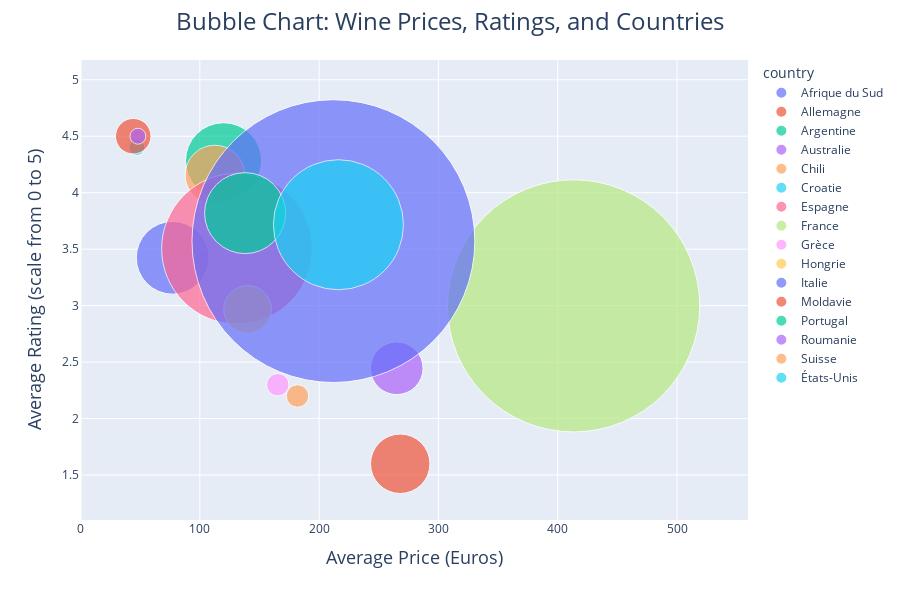

Notebook cell for this chart:
### Markdown cell above
### Exploratory analysis about countries : Bubble chart for countries information (wine count, average rating, median price)

### Code cell
selection_sales_df = selection_sales_df[selection_sales_df['country'] != 'Israël']

# Aggregating data per country
aggregated_data = selection_sales_df.groupby('country').agg(median_price=('liter_price_euros', 'median'),avg_rating=('vintage_ratings_average', 'mean'),rating_count=('vintage_rating_count', 'count')).reset_index()

# Bubble chart parameters
fig = px.scatter(
    aggregated_data,
    x='median_price',
    y='avg_rating',
    size='rating_count',
    color='country',
    hover_name='country',
    size_max=200,
    height=600
)

# Adjusting the titles and font sizes
fig.update_layout(
    title={
        'text': 'Bubble Chart: Wine Prices, Ratings, and Countries',
        'font': {'size': 24}, 
        'x': 0.5,
        'xanchor': 'center'
    },
    xaxis_title={
        'text': 'Average Price (Euros)',
        'font': {'size': 18} 
    },
    yaxis_title={
        'text': 'Average Rating (scale from 0 to 5)',
        'font': {'size': 18} 
    }
)

fig.show()

### Figure 1 — Plotly figure (JSON) as saved in the notebook; plotly's stock layout.template omitted (floating-point values rounded to 4 significant figures)
{"data": [{"hovertemplate": "<b>%{hovertext}</b><br><br>country=Afrique du Sud<br>median_price=%{x}<br>avg_rating=%{y}<br>rating_count=%{marker.size}<extra></extra>", "hovertext": ["Afrique du Sud"], "legendgroup": "Afrique du Sud", "marker": {"color": "#636efa", "size": [21], "sizemode": "area", "sizeref": 0.007925, "symbol": "circle"}, "mode": "markers", "name": "Afrique du Sud", "orientation": "v", "showlegend": true, "type": "scatter", "x": [77.27], "xaxis": "x", "y": [3.424], "yaxis": "y"}, {"hovertemplate": "<b>%{hovertext}</b><br><br>country=Allemagne<br>median_price=%{x}<br>avg_rating=%{y}<br>rating_count=%{marker.size}<extra></extra>", "hovertext": ["Allemagne"], "legendgroup": "Allemagne", "marker": {"color": "#EF553B", "size": [14], "sizemode": "area", "sizeref": 0.007925, "symbol": "circle"}, "mode": "markers", "name": "Allemagne", "orientation": "v", "showlegend": true, "type": "scatter", "x": [268], "xaxis": "x", "y": [1.6], "yaxis": "y"}, {"hovertemplate": "<b>%{hovertext}</b><br><br>country=Argentine<br>median_price=%{x}<br>avg_rating=%{y}<br>rating_count=%{marker.size}<extra></extra>", "hovertext": ["Argentine"], "legendgroup": "Argentine", "marker": {"color": "#00cc96", "size": [23], "sizemode": "area", "sizeref": 0.007925, "symbol": "circle"}, "mode": "markers", "name": "Argentine", "orientation": "v", "showlegend": true, "type": "scatter", "x": [119.9], "xaxis": "x", "y": [4.283], "yaxis": "y"}, {"hovertemplate": "<b>%{hovertext}</b><br><br>country=Australie<br>median_price=%{x}<br>avg_rating=%{y}<br>rating_count=%{marker.size}<extra></extra>", "hovertext": ["Australie"], "legendgroup": "Australie", "marker": {"color": "#ab63fa", "size": [11], "sizemode": "area", "sizeref": 0.007925, "symbol": "circle"}, "mode": "markers", "name": "Australie", "orientation": "v", "showlegend": true, "type": "scatter", "x": [265.1], "xaxis": "x", "y": [2.445], "yaxis": "y"}, {"hovertemplate": "<b>%{hovertext}</b><br><br>country=Chili<br>median_price=%{x}<br>avg_rating=%{y}<br>rating_count=%{marker.size}<extra></extra>", "hovertext": ["Chili"], "legendgroup": "Chili", "marker": {"color": "#FFA15A", "size": [14], "sizemode": "area", "sizeref": 0.007925, "symbol": "circle"}, "mode": "markers", "name": "Chili", "orientation": "v", "showlegend": true, "type": "scatter", "x": [112.6], "xaxis": "x", "y": [4.157], "yaxis": "y"}, {"hovertemplate": "<b>%{hovertext}</b><br><br>country=Croatie<br>median_price=%{x}<br>avg_rating=%{y}<br>rating_count=%{marker.size}<extra></extra>", "hovertext": ["Croatie"], "legendgroup": "Croatie", "marker": {"color": "#19d3f3", "size": [1], "sizemode": "area", "sizeref": 0.007925, "symbol": "circle"}, "mode": "markers", "name": "Croatie", "orientation": "v", "showlegend": true, "type": "scatter", "x": [47.2], "xaxis": "x", "y": [4.4], "yaxis": "y"}, {"hovertemplate": "<b>%{hovertext}</b><br><br>country=Espagne<br>median_price=%{x}<br>avg_rating=%{y}<br>rating_count=%{marker.size}<extra></extra>", "hovertext": ["Espagne"], "legendgroup": "Espagne", "marker": {"color": "#FF6692", "size": [90], "sizemode": "area", "sizeref": 0.007925, "symbol": "circle"}, "mode": "markers", "name": "Espagne", "orientation": "v", "showlegend": true, "type": "scatter", "x": [131.2], "xaxis": "x", "y": [3.504], "yaxis": "y"}, {"hovertemplate": "<b>%{hovertext}</b><br><br>country=France<br>median_price=%{x}<br>avg_rating=%{y}<br>rating_count=%{marker.size}<extra></extra>", "hovertext": ["France"], "legendgroup": "France", "marker": {"color": "#B6E880", "size": [252], "sizemode": "area", "sizeref": 0.007925, "symbol": "circle"}, "mode": "markers", "name": "France", "orientation": "v", "showlegend": true, "type": "scatter", "x": [413.3], "xaxis": "x", "y": [2.998], "yaxis": "y"}, {"hovertemplate": "<b>%{hovertext}</b><br><br>country=Grèce<br>median_price=%{x}<br>avg_rating=%{y}<br>rating_count=%{marker.size}<extra></extra>", "hovertext": ["Grèce"], "legendgroup": "Grèce", "marker": {"color": "#FF97FF", "size": [2], "sizemode": "area", "sizeref": 0.007925, "symbol": "circle"}, "mode": "markers", "name": "Grèce", "orientation": "v", "showlegend": true, "type": "scatter", "x": [165.3], "xaxis": "x", "y": [2.3], "yaxis": "y"}, {"hovertemplate": "<b>%{hovertext}</b><br><br>country=Hongrie<br>median_price=%{x}<br>avg_rating=%{y}<br>rating_count=%{marker.size}<extra></extra>", "hovertext": ["Hongrie"], "legendgroup": "Hongrie", "marker": {"color": "#FECB52", "size": [9], "sizemode": "area", "sizeref": 0.007925, "symbol": "circle"}, "mode": "markers", "name": "Hongrie", "orientation": "v", "showlegend": true, "type": "scatter", "x": [140], "xaxis": "x", "y": [2.967], "yaxis": "y"}, {"hovertemplate": "<b>%{hovertext}</b><br><br>country=Italie<br>median_price=%{x}<br>avg_rating=%{y}<br>rating_count=%{marker.size}<extra></extra>", "hovertext": ["Italie"], "legendgroup": "Italie", "marker": {"color": "#636efa", "size": [317], "sizemode": "area", "sizeref": 0.007925, "symbol": "circle"}, "mode": "markers", "name": "Italie", "orientation": "v", "showlegend": true, "type": "scatter", "x": [212], "xaxis": "x", "y": [3.571], "yaxis": "y"}, {"hovertemplate": "<b>%{hovertext}</b><br><br>country=Moldavie<br>median_price=%{x}<br>avg_rating=%{y}<br>rating_count=%{marker.size}<extra></extra>", "hovertext": ["Moldavie"], "legendgroup": "Moldavie", "marker": {"color": "#EF553B", "size": [5], "sizemode": "area", "sizeref": 0.007925, "symbol": "circle"}, "mode": "markers", "name": "Moldavie", "orientation": "v", "showlegend": true, "type": "scatter", "x": [44.23], "xaxis": "x", "y": [4.5], "yaxis": "y"}, {"hovertemplate": "<b>%{hovertext}</b><br><br>country=Portugal<br>median_price=%{x}<br>avg_rating=%{y}<br>rating_count=%{marker.size}<extra></extra>", "hovertext": ["Portugal"], "legendgroup": "Portugal", "marker": {"color": "#00cc96", "size": [26], "sizemode": "area", "sizeref": 0.007925, "symbol": "circle"}, "mode": "markers", "name": "Portugal", "orientation": "v", "showlegend": true, "type": "scatter", "x": [138.0], "xaxis": "x", "y": [3.819], "yaxis": "y"}, {"hovertemplate": "<b>%{hovertext}</b><br><br>country=Roumanie<br>median_price=%{x}<br>avg_rating=%{y}<br>rating_count=%{marker.size}<extra></extra>", "hovertext": ["Roumanie"], "legendgroup": "Roumanie", "marker": {"color": "#ab63fa", "size": [1], "sizemode": "area", "sizeref": 0.007925, "symbol": "circle"}, "mode": "markers", "name": "Roumanie", "orientation": "v", "showlegend": true, "type": "scatter", "x": [48.11], "xaxis": "x", "y": [4.5], "yaxis": "y"}, {"hovertemplate": "<b>%{hovertext}</b><br><br>country=Suisse<br>median_price=%{x}<br>avg_rating=%{y}<br>rating_count=%{marker.size}<extra></extra>", "hovertext": ["Suisse"], "legendgroup": "Suisse", "marker": {"color": "#FFA15A", "size": [2], "sizemode": "area", "sizeref": 0.007925, "symbol": "circle"}, "mode": "markers", "name": "Suisse", "orientation": "v", "showlegend": true, "type": "scatter", "x": [181.9], "xaxis": "x", "y": [2.2], "yaxis": "y"}, {"hovertemplate": "<b>%{hovertext}</b><br><br>country=États-Unis<br>median_price=%{x}<br>avg_rating=%{y}<br>rating_count=%{marker.size}<extra></extra>", "hovertext": ["États-Unis"], "legendgroup": "États-Unis", "marker": {"color": "#19d3f3", "size": [67], "sizemode": "area", "sizeref": 0.007925, "symbol": "circle"}, "mode": "markers", "name": "États-Unis", "orientation": "v", "showlegend": true, "type": "scatter", "x": [216.2], "xaxis": "x", "y": [3.716], "yaxis": "y"}], "layout": {"height": 600, "legend": {"itemsizing": "constant", "title": {"text": "country"}, "tracegroupgap": 0}, "margin": {"t": 60}, "title": {"font": {"size": 24}, "text": "Bubble Chart: Wine Prices, Ratings, and Countries", "x": 0.5, "xanchor": "center"}, "xaxis": {"anchor": "y", "domain": [0, 1], "title": {"font": {"size": 18}, "text": "Average Price (Euros)"}}, "yaxis": {"anchor": "x", "domain": [0, 1], "title": {"font": {"size": 18}, "text": "Average Rating (scale from 0 to 5)"}}}}
